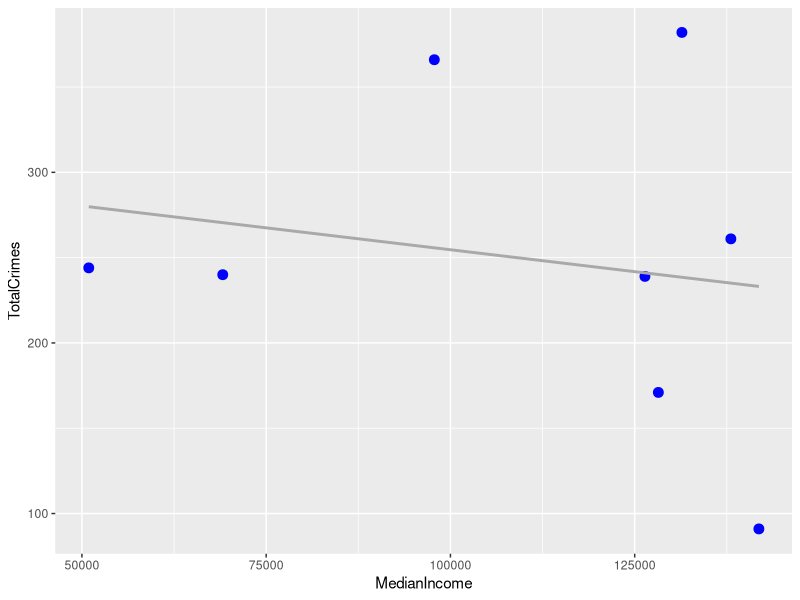
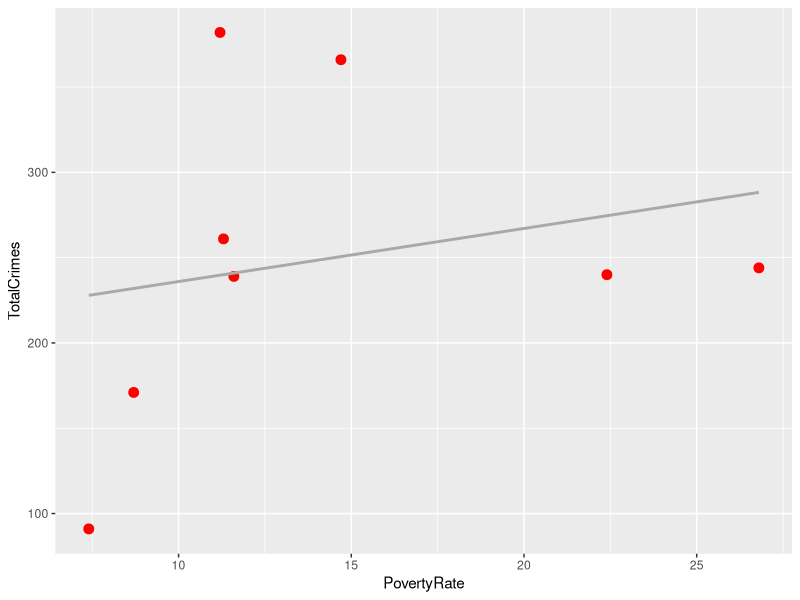
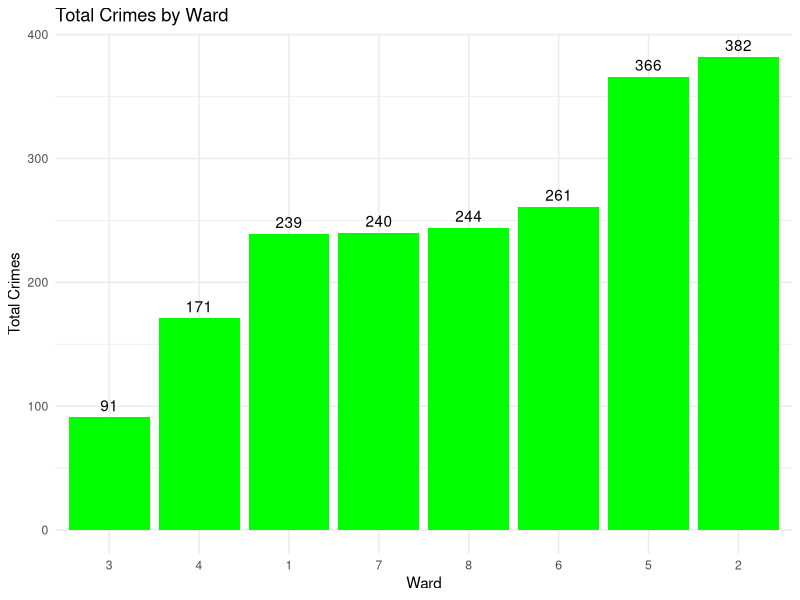
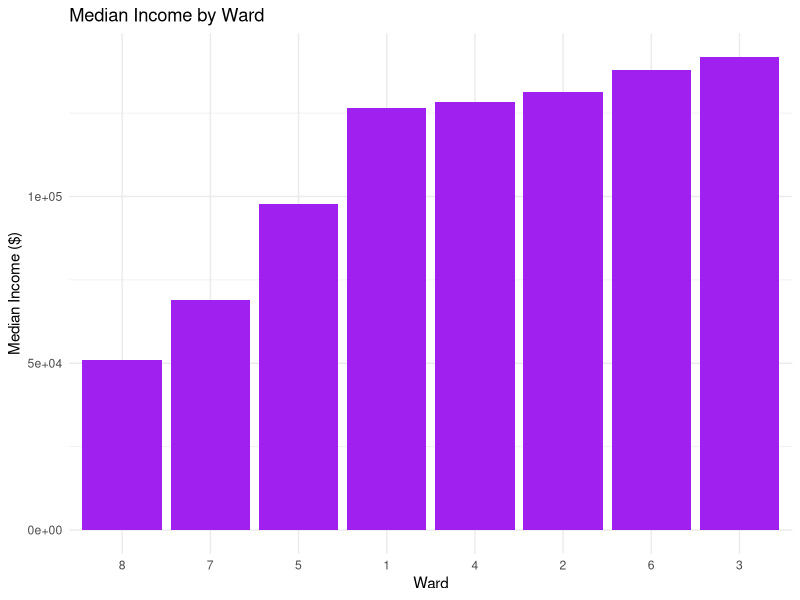
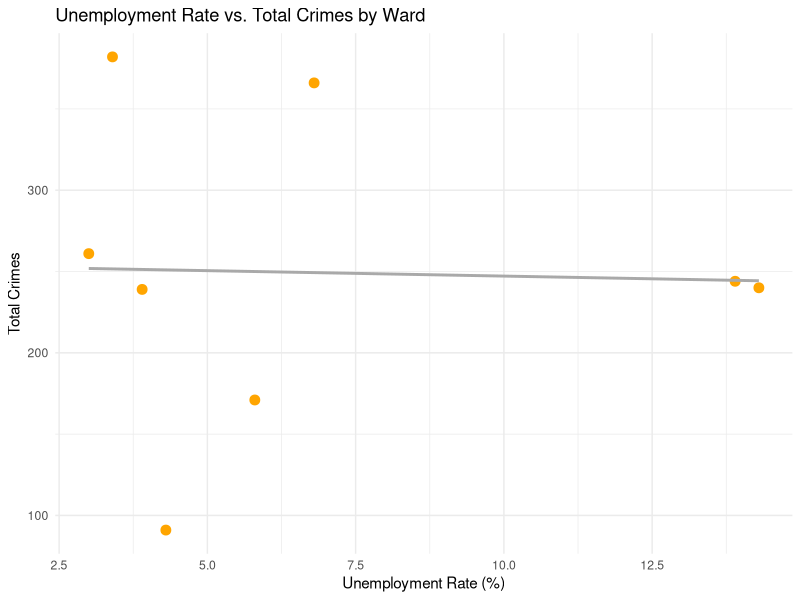

Write the R code that produced these figures, in order.
## ---- chunk 1
library(tidyverse)
library(ggplot2)
## ---- chunk 2
# Load Economic Data
economic_data <- read_csv("Economic Characteristics of DC Wards.csv", show_col_types = FALSE ) %>%
  select(
    Ward = Name,
    MedianIncome = `INCOME AND BENEFITS (IN 2022 INFLATION-ADJUSTED DOLLARS):  Total households:  Median household income (dollars)`,
    PovertyRate = `PERCENTAGE WHOSE INCOME IN THE PAST 12 MONTHS IS BELOW THE POVERTY LEVEL:  All people`,
    UnemploymentRate = `EMPLOYMENT STATUS:  Civilian labor force:  Unemployment Rate`
  ) %>%
  mutate(Ward = str_extract(Ward, "Ward \\d"))  # Ensure consistent formatting

# Display the first few rows
head(economic_data)
## ---- chunk 3
crime_data <- read_csv("Crime_Incidents_in_the_Last_30_Days.csv", show_col_types = FALSE)

# Aggregate Crime Data by Ward 
aggregated_crime <- crime_data %>%
  group_by(WARD) %>%
  summarize(TotalCrimes = n()) %>%
  ungroup()

# Display the aggregated data
head(aggregated_crime)

## ---- chunk 4
economic_data_cleaned <- economic_data %>%
  mutate(Ward = str_extract(Ward, "\\d+"))

# View the cleaned data 
print(economic_data_cleaned)

## ---- chunk 5

# Convert Ward in economic_data_cleaned to numeric 
economic_data_cleaned <- economic_data_cleaned %>%
  mutate(Ward = as.numeric(Ward))

# Merging the Datasets
merged_data <- economic_data_cleaned %>%
  inner_join(aggregated_crime, by = c("Ward" = "WARD"))

## ---- chunk 6
# View the merged data
print(merged_data)
## ---- chunk 7
# Plot 1: Median Household Income vs. Total Crimes 
ggplot(merged_data, aes(x = MedianIncome, y = TotalCrimes)) + 
  geom_point(color = "blue", size = 3) + 
  geom_smooth(method = "lm", se = FALSE, color = "darkgray")
  labs(title = "Median Household Income vs. Total Crimes by Ward",
       x = "Median Household Income ($)",
       y = "Total Crimes") + 
  theme_minimal()
## ---- chunk 8
#Plot 2: Poverty Rate vs. Total Crimes
ggplot(merged_data, aes(x = PovertyRate, y = TotalCrimes)) +
  geom_point(color = "red", size = 3) +
  geom_smooth(method = "lm", se = FALSE, color = "darkgray")
  labs(title = "Poverty Rate vs. Total Crimes by Ward",
       x = "Poverty Rate (%)",
       y = "Total Crimes") +
  theme_minimal()
## ---- chunk 9
ggplot(merged_data, aes(x = reorder(Ward, TotalCrimes), y = TotalCrimes)) +
  geom_bar(stat = "identity", fill = "green") +
  geom_text(aes(label = TotalCrimes), vjust = -0.5, color = "black") + 
  labs(title = "Total Crimes by Ward",
       x = "Ward",
       y = "Total Crimes") +
  theme_minimal() 

## ---- chunk 10
ggplot(merged_data, aes(x = reorder(Ward, MedianIncome), y = MedianIncome)) +
  geom_bar(stat = "identity", fill = "purple") +
  labs(
    title = "Median Income by Ward", 
    x = "Ward",
    y = "Median Income ($)"
  ) +
  theme_minimal() 
## ---- chunk 11

# Plot: Unemployment Rate vs. Total Crimes
ggplot(merged_data, aes(x = UnemploymentRate, y = TotalCrimes)) +
  geom_point(color = "orange", size = 3) +
  geom_smooth(method = "lm", se = FALSE, color = "darkgray") + # Add trend line
  labs(title = "Unemployment Rate vs. Total Crimes by Ward",
       x = "Unemployment Rate (%)",
       y = "Total Crimes") +
  theme_minimal()

